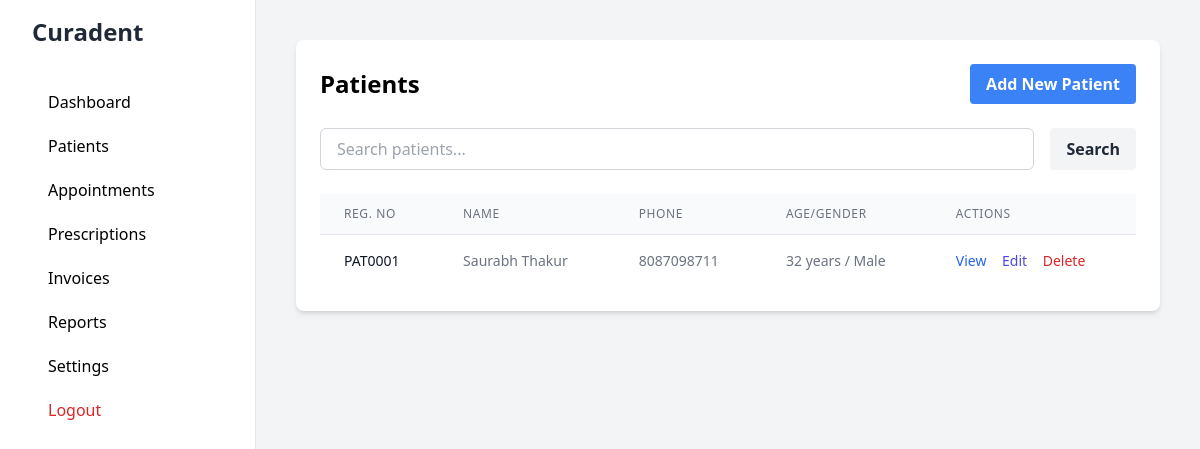
Page /patients (signed in) on the committed database.
### app/models/settings.py (models this page shows, shortened)
class ClinicSettings(db.Model):
    __tablename__ = 'clinic_settings'
    id = db.Column(db.Integer, primary_key=True)
    clinic_name = db.Column(db.String(200), nullable=False)
    doctor_name = db.Column(db.String(100), nullable=False)
    email = db.Column(db.String(120))
    phone = db.Column(db.String(20))
    country_code = db.Column(db.String(5), default='+91')  # Default to India
    address = db.Column(db.Text)
    currency = db.Column(db.String(3), default='INR')
    opening_time = db.Column(db.Time)
    closing_time = db.Column(db.Time)
    working_days = db.Column(db.String(100))  # Store as comma-separated values
    registration_number = db.Column(db.String(50))  # Medical registration number
    tax_id = db.Column(db.String(50))  # GST/Tax ID
    logo_path = db.Column(db.String(200))
    gmail_app_password = db.Column(db.String(100))
    @staticmethod
    def get_settings():
        settings = ClinicSettings.query.first()
        return settings

### app/models/patient.py (models this page shows, shortened)
class Patient(db.Model):
    __tablename__ = 'patients'
    id = db.Column(db.Integer, primary_key=True)
    registration_number = db.Column(db.String(20), unique=True)
    first_name = db.Column(db.String(50), nullable=False)
    last_name = db.Column(db.String(50))
    date_of_birth = db.Column(db.Date)
    gender = db.Column(db.String(10))
    blood_group = db.Column(db.String(5))
    phone = db.Column(db.String(20))
    email = db.Column(db.String(120))
    address = db.Column(db.Text)
    medical_history = db.Column(db.Text)
    allergies = db.Column(db.Text)
    created_at = db.Column(db.DateTime, default=datetime.utcnow)
    updated_at = db.Column(db.DateTime, default=datetime.utcnow, onupdate=datetime.utcnow)
    invoices = db.relationship('Invoice', lazy=True)
    @property
    def full_name(self):
        if self.last_name:
            return f"{self.first_name} {self.last_name}"
        return self.first_name

### app/routes/main.py (the view, shortened to what this page needs)
@main_bp.route('/patients')
@login_required
def patients():
    page = request.args.get('page', 1, type=int)
    search = request.args.get('search', '')
    query = Patient.query
    patients = query.order_by(Patient.created_at.desc()).paginate(
        page=page, per_page=10, error_out=False
    )
    return render_template('dashboard/patients/index.html',
                         patients=patients,
                         search=search,
                         today=date.today())

### app/__init__.py (called while the page is built)
def create_app():
    app = Flask(__name__)
    app.config.from_object(Config)
    db.init_app(app)
    migrate.init_app(app, db)
    login_manager.init_app(app)
    from app.routes.auth import auth_bp
    from app.routes.main import main_bp
    from app.routes.appointment import appointment_bp
    from app.routes.prescription import prescription_bp
    from app.routes.invoice import invoice_bp
    app.register_blueprint(auth_bp)
    app.register_blueprint(main_bp)
    app.register_blueprint(appointment_bp)
    app.register_blueprint(prescription_bp)
    app.register_blueprint(invoice_bp)
    @app.context_processor
    def inject_settings():
        from app.models.settings import ClinicSettings
        settings = ClinicSettings.get_settings()
        return dict(clinic_settings=settings)
    return app

### app/models/user.py (called while the page is built)
@login_manager.user_loader
def load_user(id):
    return User.query.get(int(id))

### app/templates/dashboard/patients/index.html (shortened to what this page needs)
{% extends "base.html" %}
{% block content %}
<div class="bg-white rounded-lg shadow-md p-6">
    <div class="flex justify-between items-center mb-6">
        <h1 class="text-2xl font-bold">Patients</h1>
        <a href="{{ url_for('main.new_patient') }}"
           class="bg-blue-500 hover:bg-blue-700 text-white font-bold py-2 px-4 rounded">
            Add New Patient
        </a>
    </div>
    <div class="mb-6">
        <form method="GET" class="flex gap-4">
            <input type="text" name="search" value="{{ search }}"
                   placeholder="Search patients..."
                   class="flex-1 px-4 py-2 border border-gray-300 rounded-md focus:outline-none focus:ring-2 focus:ring-blue-500">
            <button type="submit"
                    class="bg-gray-100 hover:bg-gray-200 text-gray-800 font-semibold py-2 px-4 rounded">
                Search
            </button>
        </form>
    </div>
    <div class="overflow-x-auto">
        <table class="min-w-full divide-y divide-gray-200">
            <thead class="bg-gray-50">
                <tr>
                    <th class="px-6 py-3 text-left text-xs font-medium text-gray-500 uppercase tracking-wider">
                        Reg. No
                    </th>
                    <th class="px-6 py-3 text-left text-xs font-medium text-gray-500 uppercase tracking-wider">
                        Name
                    </th>
                    <th class="px-6 py-3 text-left text-xs font-medium text-gray-500 uppercase tracking-wider">
                        Phone
                    </th>
                    <th class="px-6 py-3 text-left text-xs font-medium text-gray-500 uppercase tracking-wider">
                        Age/Gender
                    </th>
                    <th class="px-6 py-3 text-left text-xs font-medium text-gray-500 uppercase tracking-wider">
                        Actions
                    </th>
                </tr>
            </thead>
            <tbody class="bg-white divide-y divide-gray-200">
                {% for patient in patients.items %}
                <tr>
                    <td class="px-6 py-4 whitespace-nowrap text-sm font-medium text-gray-900">
                        {{ patient.registration_number }}
                    </td>
                    <td class="px-6 py-4 whitespace-nowrap text-sm text-gray-500">
                        {{ patient.full_name }}
                    </td>
                    <td class="px-6 py-4 whitespace-nowrap text-sm text-gray-500">
                        {{ patient.phone }}
                    </td>
                    <td class="px-6 py-4 whitespace-nowrap text-sm text-gray-500">
                        {% if patient.date_of_birth %}
                            {{ ((today - patient.date_of_birth).days / 365.25) | int }} years
                        {% endif %}
                        {% if patient.gender %}
                            / {{ patient.gender }}
                        {% endif %}
                    </td>
                    <td class="px-6 py-4 whitespace-nowrap text-sm font-medium">
                        <a href="{{ url_for('main.view_patient', id=patient.id) }}"
                           class="text-blue-600 hover:text-blue-900 mr-3">View</a>
                        <a href="{{ url_for('main.edit_patient', id=patient.id) }}"
                           class="text-indigo-600 hover:text-indigo-900 mr-3">Edit</a>
                        <button onclick="deletePatient({{ patient.id }})"
                                class="text-red-600 hover:text-red-900">Delete</button>
                    </td>
                </tr>
                {% endfor %}
            </tbody>
        </table>
    </div>
</div>
{% endblock %}

### app/templates/base.html (shortened to what this page needs)
<!DOCTYPE html>
<html lang="en">
<head>
    <script src="https://cdn.tailwindcss.com"></script>
</head>
<body class="bg-gray-100">
    <div class="min-h-screen flex">
        <div class="bg-white w-64 px-8 py-4 border-r">
            <h1 class="text-2xl font-bold text-gray-800 mb-8">
                {% if clinic_settings and clinic_settings.clinic_name %}
                    {{ clinic_settings.clinic_name }}
                {% else %}
                    Clinic MS
                {% endif %}
            </h1>
            <nav>
                <a href="{{ url_for('main.dashboard') }}" class="block py-2.5 px-4 rounded transition duration-200 hover:bg-gray-100">
                    Dashboard
                </a>
                <a href="{{ url_for('main.patients') }}" class="block py-2.5 px-4 rounded transition duration-200 hover:bg-gray-100">
                    Patients
                </a>
                <a href="{{ url_for('main.appointments') }}" class="block py-2.5 px-4 rounded transition duration-200 hover:bg-gray-100">
                    Appointments
                </a>
                <a href="{{ url_for('main.prescriptions') }}" class="block py-2.5 px-4 rounded transition duration-200 hover:bg-gray-100">
                    Prescriptions
                </a>
                <a href="{{ url_for('main.invoices') }}" class="block py-2.5 px-4 rounded transition duration-200 hover:bg-gray-100">
                    Invoices
                </a>
                <a href="{{ url_for('main.reports') }}" class="block py-2.5 px-4 rounded transition duration-200 hover:bg-gray-100">
                    Reports
                </a>
                <a href="{{ url_for('main.settings') }}" class="block py-2.5 px-4 rounded transition duration-200 hover:bg-gray-100">
                    Settings
                </a>
                <a href="{{ url_for('auth.logout') }}" class="block py-2.5 px-4 rounded transition duration-200 hover:bg-gray-100 text-red-600">
                    Logout
                </a>
            </nav>
        </div>
        <div class="flex-1 p-10">
            {% block content %}{% endblock %}
        </div>
    </div>
</body>
</html>

### rows in the picture
ClinicSettings: clinic_name "Curadent"
Patient: registration_number "PAT0001", full_name "Saurabh Thakur", phone "8087098711", ((today-patient.date_of_birth).days/365.25)|int "32", gender "Male"
